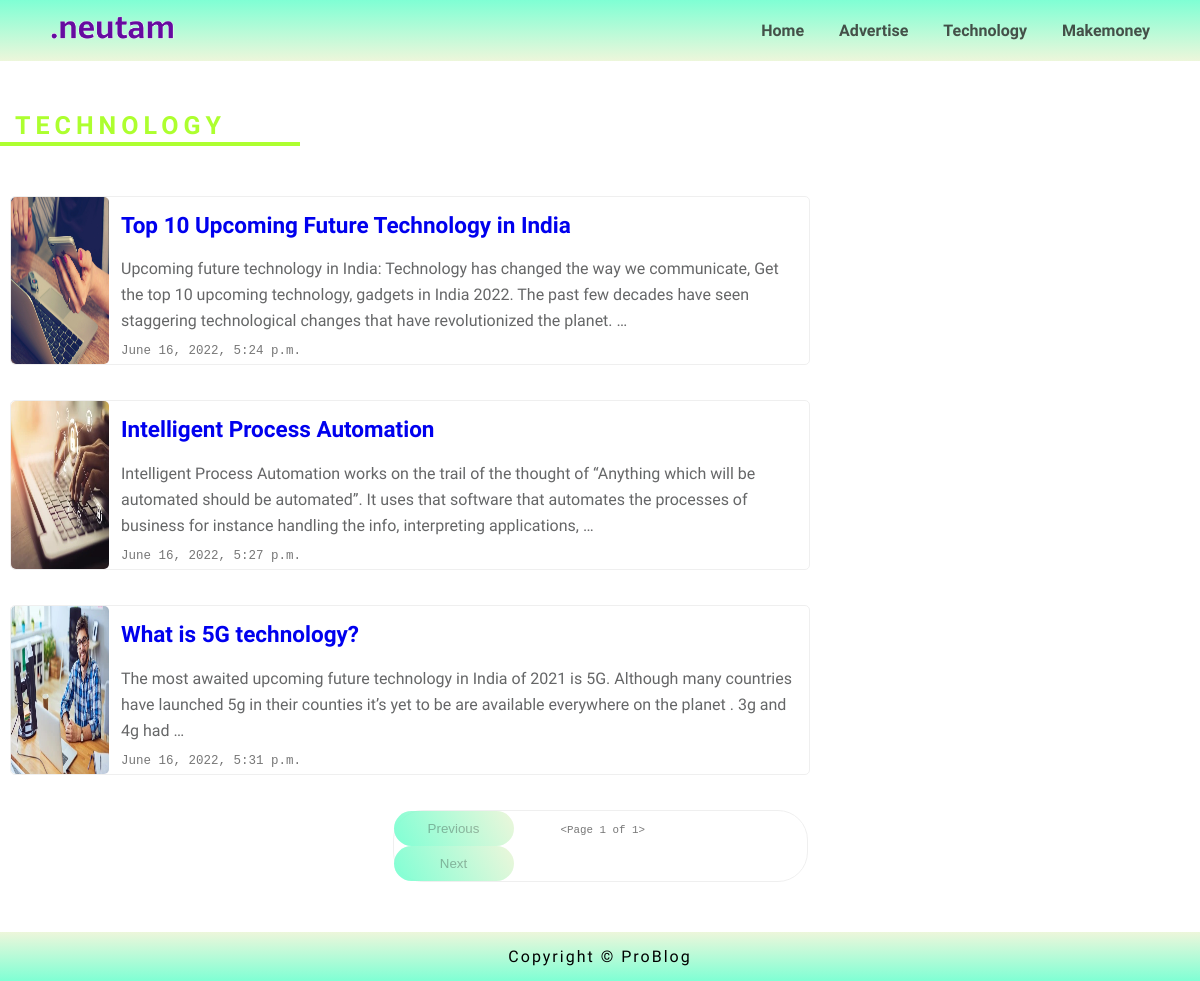
Page /tech/ on the committed database.
### core/models.py (models this page shows)
class Technology(models.Model):
    title = models.CharField(max_length=500)
    photo = models.ImageField(upload_to="myimage")
    date = models.DateTimeField(auto_now_add=True)
    backlink = models.URLField(max_length=150, blank=True)
    linkname = models.CharField(max_length=150, blank=True)
    desc = models.TextField(max_length=2500)
    subtitleone = models.CharField(max_length=500, blank=True)
    subphotoone = models.ImageField(upload_to="myimage", blank=True)
    subdescone =models.TextField(max_length=2500, blank=True)
    subtitletwo = models.CharField(max_length=500, blank=True)
    subphototwo = models.ImageField(upload_to="myimage", blank=True)
    subdesctwo =models.TextField(max_length=2500, blank=True)
    subtitlethree = models.CharField(max_length=500, blank=True)
    subphotothree = models.ImageField(upload_to="myimage", blank=True)
    subdescthree =models.TextField(max_length=2500, blank=True)

### core/views.py (the view)
# urls.py: path('tech/', views.technology, name='back-tech'),
def technology(request):
    show_ads_data = Technology.objects.all()
    tech_post_data = show_ads_data
    paginator = Paginator(tech_post_data, 10, orphans=1)
    page_number = request.GET.get('page')
    page_obj = paginator.get_page(page_number)
    return render(request, 'core/technology.html',{'tech_all_post': tech_post_data, 'page_obj': page_obj})

### core/templates/core/technology.html (shortened to what this page needs)
{% extends 'core/base.html'%}
{% load static %}
{% block content %}
<link rel="stylesheet" href="{% static 'core/css/catogary.css'%}">
<link rel="stylesheet" href="{% static 'core/css/page-count.css'%}">
    <div class="ads-header-title">
         <h1>Technology</h1><hr>
        {% for tech in page_obj %}
            <div class="sub-header-wraper">
                <div class="sub-header-img">
                    <img src="{{tech.photo.url}}" alt="create_plan_howto_marketing img_error" width="100%" height="100%">
                </div>
                <div class="sub-header-title">
                    <div class="sub-header-con">
                       <a href="{% url 'tech-desc' tech.id %}"><h2>{{tech.title|truncatewords:16}}</h2>
                        <p>{{tech.desc|truncatewords:36}}</p></a>
                        <small>{{tech.date}}</small>
                    </div>
                </div>
            </div>
        {% endfor %}
    </div>
    <div class="page-count-man">
        <div class="pagination">
            {% if page_obj.has_previous %}
                <a href="?page={{page_obj.previous_page_number}}"><input type="button" value="Previous"></a>
            {% else %}
                    <input type="button" value="Previous" disabled>
            {% endif %}
               <small>{{page_obj}}</small>
            {% if page_obj.has_next %}
                <a href="?page={{page_obj.next_page_number}}"><input type="button" value="Next"></a>
            {% else %}
                 <input type="button" value="Next" disabled>
            {% endif %}
        </div>
    </div>
{% endblock content %}

### core/static/core/css/Style.css (style rules this page uses)
* { box-sizing: border-box; }
body { margin: 0; padding: 0; font-family: 'Muli', sans-serif; }
a { text-decoration: none; }
small { color:#777; font-family: monospace; }
.sub-header-wraper { max-width: 800px; min-width: fit-content; height: auto; border-bottom: 1px solid #eeee; display: flex; padding: 0px; margin-bottom: 20px; }
.sub-header-img { width: 220px; height: 180px; border: 0px solid red; }
.sub-header-img img { border: 0px solid yellow; border-radius: 5px; }
.sub-header-con { width: 560px; height: auto; border: 0px solid black; padding: 0px 12px; line-height: 26px; }
.sub-header-con a { text-decoration: none; }
.sub-header-con h2 { margin-top: 6px; }
.sub-header-con p { margin: 2px 0; font-size: 16px; color: rgba(71, 72, 73, 0.836); }
@media screen and (max-width: 1281px) { .sub-header-wraper { max-width: 800px; min-width: 580px; height: auto; border-bottom: 1px solid #eeee; display: flex; padding: 0px; margin-bottom: 20px; } }

### core/static/core/css/catogary.css (style rules this page uses)
.ads-header-title { width: auto; height: auto; border: 0px solid black; }
.ads-header-title h1 { margin-top: 0px; text-transform: uppercase; color: greenyellow; margin-left: 15px; letter-spacing: 5px; }
.ads-header-title hr { width: 300px; height: auto; border: 2px solid greenyellow; margin: -15px 0px 50px 0px; }
.sub-header-wraper { width: auto !important; height: auto; border: 1px solid #eeee; border-radius: 5px; display: flex; padding:0px !important; margin: 35px 80px; }
.sub-header-img { width: 420px !important; height: auto !important; border: 0px solid red; }
.sub-header-img img { border: 0px solid yellow; border-radius: 5px; }
.sub-header-con { width: 700px !important; height: auto; border: 0px solid black; padding: 0px 12px; line-height: 26px; }
.sub-header-con h2 { margin-top: 25px; }
@media screen and (max-width: 1282px) { .ads-header-title { width: 100vw; height: auto; border: 0px solid black; } }
@media screen and (max-width: 1282px) { .sub-header-wraper { width: auto !important; height: auto; border: 1px solid #eeee; border-radius: 5px; display: flex; padding:0px !important; margin: 35px 10px; } }
@media screen and (max-width: 1282px) { .sub-header-img { width: auto !important; height: auto !important; border: 0px solid red; } }
@media screen and (max-width: 1282px) { .sub-header-img img { width: 100%; border: 0px solid yellow; border-radius: 5px; } }
@media screen and (max-width: 1282px) { .sub-header-title { width: auto; height: auto; border: 0px solid black; font-size: 15px; } }
@media screen and (max-width: 1282px) { .sub-header-con h2 { margin-top: 15px; } }
@media screen and (max-width: 1282px) { .ads-header-title h1 { margin-top: 0px; text-transform: uppercase; color: greenyellow; margin-left: 15px; letter-spacing: 5px; font-size: 25px; } }

### core/static/core/css/page-count.css (style rules this page uses)
.page-count-man { width: auto; height: auto; border: 0px solid black; }
.pagination { width: 415px; height: auto; border: 1px solid #eeee; border-radius: 30px; }
.pagination input { width: 120px; height: auto; border: 0px solid black; border-radius: 30px; background: linear-gradient(60deg, aquamarine, rgb(153,205,50,0.178)); padding: 10px; }
.pagination small { width: auto; height: auto; border: 0px solid black; margin: 0px 43px; }

### core/templates/core/technology.html (style rules this page uses)
@media screen and (max-width: 1282px) { .ads-header-title { width: 100vw; height: auto; border: 0px solid black; } }
@media screen and (max-width: 1282px) { .sub-header-wraper { width: auto !important; height: auto; border: 1px solid #eeee; border-radius: 5px; display: flex; padding:0px !important; margin: 35px 10px; } }
@media screen and (max-width: 1282px) { .sub-header-img { width: auto !important; height: auto !important; border: 0px solid red; } }
@media screen and (max-width: 1282px) { .sub-header-img img { width: 100%; border: 0px solid yellow; border-radius: 5px; } }
@media screen and (max-width: 1282px) { .sub-header-title { width: auto; height: auto; border: 0px solid black; font-size: 15px; } }
@media screen and (max-width: 1282px) { .sub-header-con h2 { margin-top: 15px; } }
@media screen and (max-width: 1282px) { .ads-header-title h1 { margin-top: 0px; text-transform: uppercase; color: greenyellow; margin-left: 15px; letter-spacing: 5px; font-size: 25px; } }

### rows in the picture
Technology: photo (picture), title "Top 10 Upcoming Future Technology in India", desc "Upcoming future technology in India: Technology has changed the way we communicate, Get the top 10 upcoming technology, gadgets in India 2022. The past few decades have seen staggering technological changes that have revolutionized the planet. …", date "June 16, 2022, 5:24 p.m."
Technology: photo (picture), title "Intelligent Process Automation", desc "Intelligent Process Automation works on the trail of the thought of “Anything which will be automated should be automated”. It uses that software that automates the processes of business for instance handling the info, interpreting applications, …", date "June 16, 2022, 5:27 p.m."
Technology: photo (picture), title "What is 5G technology?", desc "The most awaited upcoming future technology in India of 2021 is 5G. Although many countries have launched 5g in their counties it’s yet to be are available everywhere on the planet . 3g and 4g had …", date "June 16, 2022, 5:31 p.m."

### other values in the picture
{{ page_obj }} "<Page 1 of 1>"
